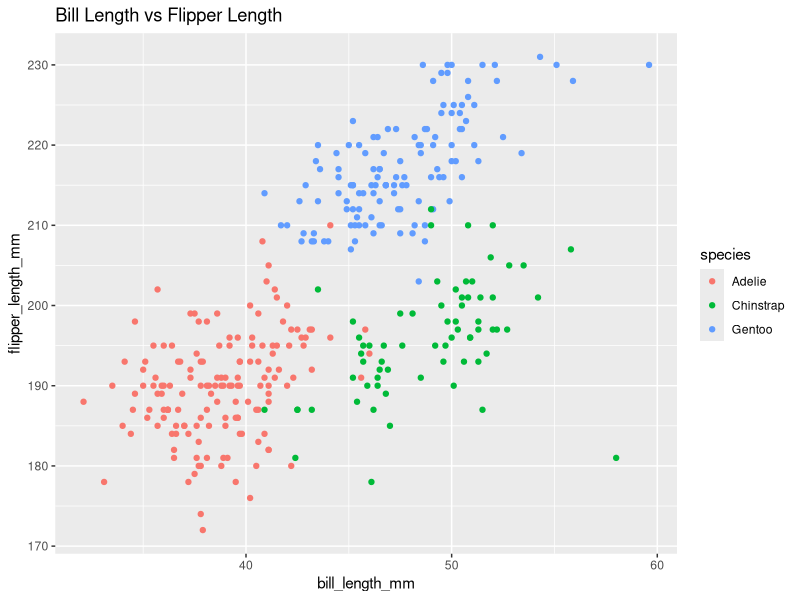

R code for this plot:
## ---- chunk 1
library(tidyverse)
## ---- chunk 2
## create the data frame "hw1_df"
set.seed(3)
hw1_df =
  tibble(
    sample = rnorm(10, mean = 0, sd = 1),
    gr_than_0 = sample > 0,
    vec_char = c("a", "b", "c", "d", "e", "f", "g", "h", "i", "j"),
    vec_factor = factor(c(1, 1, 2, 3, 3, 3, 2, 3, 1, 3), 
                        levels = c("1", "2", "3"))
  )

## show the data frame
hw1_df
## ---- chunk 3
## take the mean of sample
hw1_df %>% pull(sample) %>% mean()
mean(hw1_df$sample)

## take the mean of logical vector
hw1_df %>% pull(gr_than_0) %>% mean()
mean(hw1_df$gr_than_0)

## take the mean of character vector
hw1_df %>% pull(vec_char) %>% mean()
mean(hw1_df$vec_char)

## take the mean of factor vector
hw1_df %>% pull(vec_factor) %>% mean()
mean(hw1_df$vec_factor)
## ---- chunk 4
## load "penguins" dataset
data("penguins", package = "palmerpenguins")
## ---- chunk 5
## show the dataset
penguins
## names of important variables
names(penguins)
## the size of dataset
dim(penguins)
nrow(penguins)
ncol(penguins)
## the mean of flipper length
mean(penguins$flipper_length_mm, na.rm = T)
## ---- chunk 6
ggplot(penguins, aes(x = bill_length_mm, y = flipper_length_mm)) +
  geom_point(aes(color = species)) +
  ggtitle("Bill Length vs Flipper Length")
